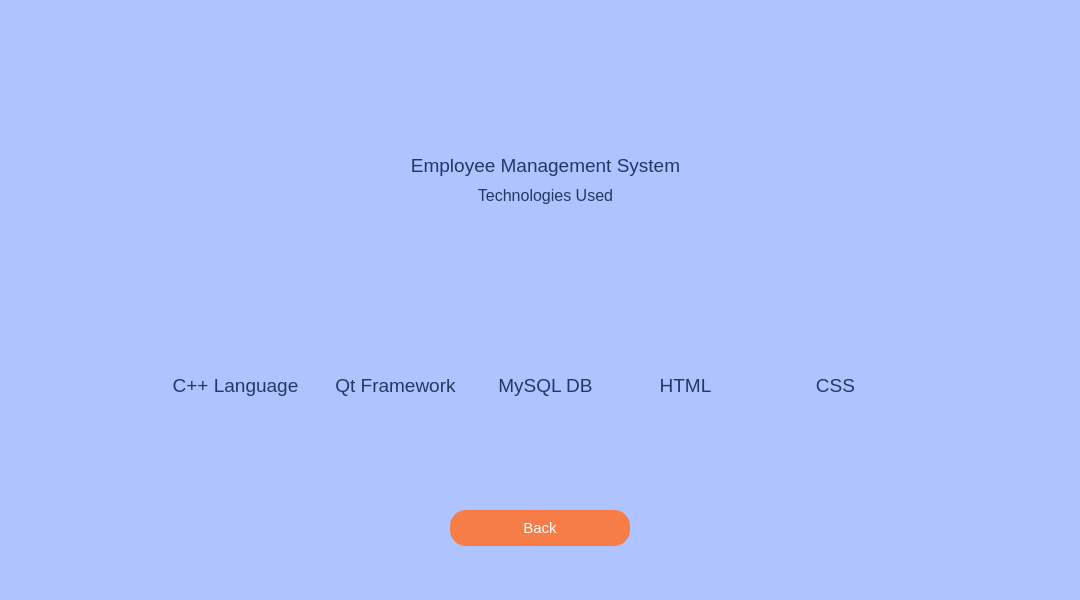
<?xml version="1.0" encoding="UTF-8"?>
<ui version="4.0">
 <class>TechUsed</class>
 <widget class="QWidget" name="TechUsed">
  <property name="geometry">
   <rect>
    <x>0</x>
    <y>0</y>
    <width>1080</width>
    <height>600</height>
   </rect>
  </property>
  <property name="windowTitle">
   <string>Form</string>
  </property>
  <property name="styleSheet">
   <string notr="true">#TechUsed
{
	background:#aec3ff;
}</string>
  </property>
  <widget class="QPushButton" name="pushButton">
   <property name="geometry">
    <rect>
     <x>450</x>
     <y>510</y>
     <width>180</width>
     <height>36</height>
    </rect>
   </property>
   <property name="font">
    <font>
     <pointsize>11</pointsize>
    </font>
   </property>
   <property name="styleSheet">
    <string notr="true">#pushButton
{
	border:none;
	background:#f77d48;
	color:white;
	border-radius:16px;
}

#pushButton:hover
{
	background:#ebf3fa;
	color:#F33253;
	border-radius:16px;
}</string>
   </property>
   <property name="text">
    <string>Back</string>
   </property>
  </widget>
  <widget class="QLabel" name="label_6">
   <property name="geometry">
    <rect>
     <x>360</x>
     <y>-10</y>
     <width>381</width>
     <height>161</height>
    </rect>
   </property>
   <property name="text">
    <string/>
   </property>
   <property name="pixmap">
    <pixmap resource="resources.qrc">:/Images/logo.png</pixmap>
   </property>
   <property name="scaledContents">
    <bool>true</bool>
   </property>
  </widget>
  <widget class="QLabel" name="label_3">
   <property name="geometry">
    <rect>
     <x>830</x>
     <y>-60</y>
     <width>321</width>
     <height>311</height>
    </rect>
   </property>
   <property name="text">
    <string/>
   </property>
   <property name="pixmap">
    <pixmap resource="resources.qrc">:/Images/object border flip.png</pixmap>
   </property>
   <property name="scaledContents">
    <bool>true</bool>
   </property>
  </widget>
  <widget class="QLabel" name="label">
   <property name="geometry">
    <rect>
     <x>-80</x>
     <y>-70</y>
     <width>321</width>
     <height>321</height>
    </rect>
   </property>
   <property name="text">
    <string/>
   </property>
   <property name="pixmap">
    <pixmap resource="resources.qrc">:/Images/object border.png</pixmap>
   </property>
   <property name="scaledContents">
    <bool>true</bool>
   </property>
  </widget>
  <widget class="QLabel" name="label_2">
   <property name="geometry">
    <rect>
     <x>180</x>
     <y>250</y>
     <width>115</width>
     <height>115</height>
    </rect>
   </property>
   <property name="text">
    <string/>
   </property>
   <property name="pixmap">
    <pixmap resource="resources.qrc">:/Images/cpp.png</pixmap>
   </property>
  </widget>
  <widget class="QLabel" name="label_4">
   <property name="geometry">
    <rect>
     <x>330</x>
     <y>250</y>
     <width>115</width>
     <height>115</height>
    </rect>
   </property>
   <property name="text">
    <string/>
   </property>
   <property name="pixmap">
    <pixmap resource="resources.qrc">:/Images/qt.png</pixmap>
   </property>
  </widget>
  <widget class="QLabel" name="label_5">
   <property name="geometry">
    <rect>
     <x>630</x>
     <y>250</y>
     <width>115</width>
     <height>115</height>
    </rect>
   </property>
   <property name="text">
    <string/>
   </property>
   <property name="pixmap">
    <pixmap resource="resources.qrc">:/Images/html.png</pixmap>
   </property>
  </widget>
  <widget class="QLabel" name="label_7">
   <property name="geometry">
    <rect>
     <x>480</x>
     <y>260</y>
     <width>115</width>
     <height>94</height>
    </rect>
   </property>
   <property name="text">
    <string/>
   </property>
   <property name="pixmap">
    <pixmap resource="resources.qrc">:/Images/mysql.png</pixmap>
   </property>
   <property name="scaledContents">
    <bool>true</bool>
   </property>
  </widget>
  <widget class="QLabel" name="label_8">
   <property name="geometry">
    <rect>
     <x>780</x>
     <y>250</y>
     <width>115</width>
     <height>115</height>
    </rect>
   </property>
   <property name="text">
    <string/>
   </property>
   <property name="pixmap">
    <pixmap resource="resources.qrc">:/Images/css.png</pixmap>
   </property>
  </widget>
  <widget class="QLabel" name="label_9">
   <property name="geometry">
    <rect>
     <x>160</x>
     <y>370</y>
     <width>151</width>
     <height>31</height>
    </rect>
   </property>
   <property name="font">
    <font>
     <pointsize>14</pointsize>
    </font>
   </property>
   <property name="text">
    <string>&lt;html&gt;&lt;head/&gt;&lt;body&gt;&lt;p align=&quot;center&quot;&gt;&lt;span style=&quot; color:#233862;&quot;&gt;C++ Language&lt;/span&gt;&lt;/p&gt;&lt;/body&gt;&lt;/html&gt;</string>
   </property>
  </widget>
  <widget class="QLabel" name="label_10">
   <property name="geometry">
    <rect>
     <x>320</x>
     <y>370</y>
     <width>151</width>
     <height>31</height>
    </rect>
   </property>
   <property name="font">
    <font>
     <pointsize>14</pointsize>
    </font>
   </property>
   <property name="text">
    <string>&lt;html&gt;&lt;head/&gt;&lt;body&gt;&lt;p align=&quot;center&quot;&gt;&lt;span style=&quot; color:#233862;&quot;&gt;Qt Framework&lt;/span&gt;&lt;/p&gt;&lt;/body&gt;&lt;/html&gt;</string>
   </property>
  </widget>
  <widget class="QLabel" name="label_11">
   <property name="geometry">
    <rect>
     <x>470</x>
     <y>370</y>
     <width>151</width>
     <height>31</height>
    </rect>
   </property>
   <property name="font">
    <font>
     <pointsize>14</pointsize>
    </font>
   </property>
   <property name="text">
    <string>&lt;html&gt;&lt;head/&gt;&lt;body&gt;&lt;p align=&quot;center&quot;&gt;&lt;span style=&quot; color:#233862;&quot;&gt;MySQL DB&lt;/span&gt;&lt;/p&gt;&lt;/body&gt;&lt;/html&gt;</string>
   </property>
  </widget>
  <widget class="QLabel" name="label_12">
   <property name="geometry">
    <rect>
     <x>610</x>
     <y>370</y>
     <width>151</width>
     <height>31</height>
    </rect>
   </property>
   <property name="font">
    <font>
     <pointsize>14</pointsize>
    </font>
   </property>
   <property name="text">
    <string>&lt;html&gt;&lt;head/&gt;&lt;body&gt;&lt;p align=&quot;center&quot;&gt;&lt;span style=&quot; color:#233862;&quot;&gt;HTML&lt;/span&gt;&lt;/p&gt;&lt;/body&gt;&lt;/html&gt;</string>
   </property>
  </widget>
  <widget class="QLabel" name="label_13">
   <property name="geometry">
    <rect>
     <x>760</x>
     <y>370</y>
     <width>151</width>
     <height>31</height>
    </rect>
   </property>
   <property name="font">
    <font>
     <pointsize>14</pointsize>
    </font>
   </property>
   <property name="text">
    <string>&lt;html&gt;&lt;head/&gt;&lt;body&gt;&lt;p align=&quot;center&quot;&gt;&lt;span style=&quot; color:#233862;&quot;&gt;CSS&lt;/span&gt;&lt;/p&gt;&lt;/body&gt;&lt;/html&gt;</string>
   </property>
  </widget>
  <widget class="QLabel" name="label_14">
   <property name="geometry">
    <rect>
     <x>390</x>
     <y>150</y>
     <width>311</width>
     <height>31</height>
    </rect>
   </property>
   <property name="font">
    <font>
     <pointsize>14</pointsize>
    </font>
   </property>
   <property name="text">
    <string>&lt;html&gt;&lt;head/&gt;&lt;body&gt;&lt;p align=&quot;center&quot;&gt;&lt;span style=&quot; color:#233862;&quot;&gt;Employee Management System&lt;/span&gt;&lt;/p&gt;&lt;/body&gt;&lt;/html&gt;</string>
   </property>
  </widget>
  <widget class="QLabel" name="label_15">
   <property name="geometry">
    <rect>
     <x>390</x>
     <y>180</y>
     <width>311</width>
     <height>31</height>
    </rect>
   </property>
   <property name="font">
    <font>
     <pointsize>12</pointsize>
    </font>
   </property>
   <property name="text">
    <string>&lt;html&gt;&lt;head/&gt;&lt;body&gt;&lt;p align=&quot;center&quot;&gt;&lt;span style=&quot; color:#233862;&quot;&gt;Technologies Used&lt;/span&gt;&lt;/p&gt;&lt;/body&gt;&lt;/html&gt;</string>
   </property>
  </widget>
 </widget>
 <resources>
  <include location="resources.qrc"/>
 </resources>
 <connections/>
</ui>
